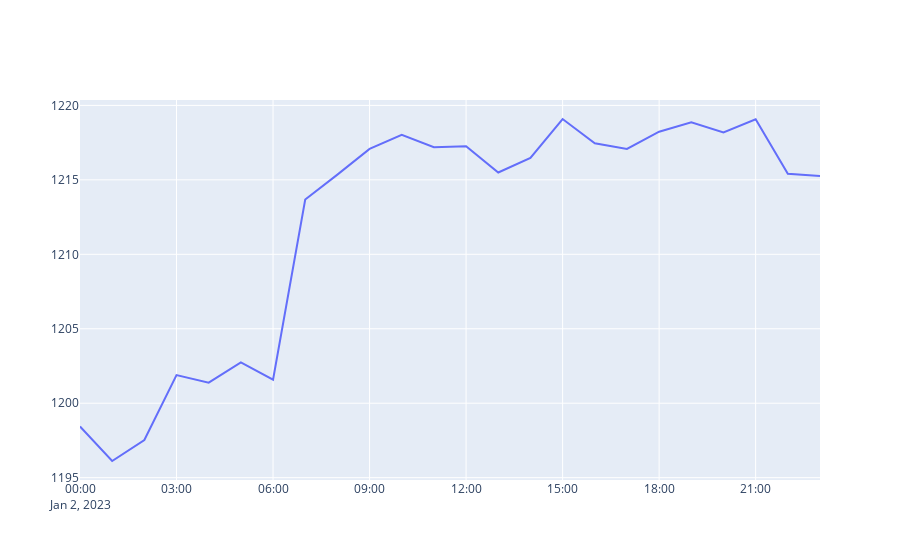
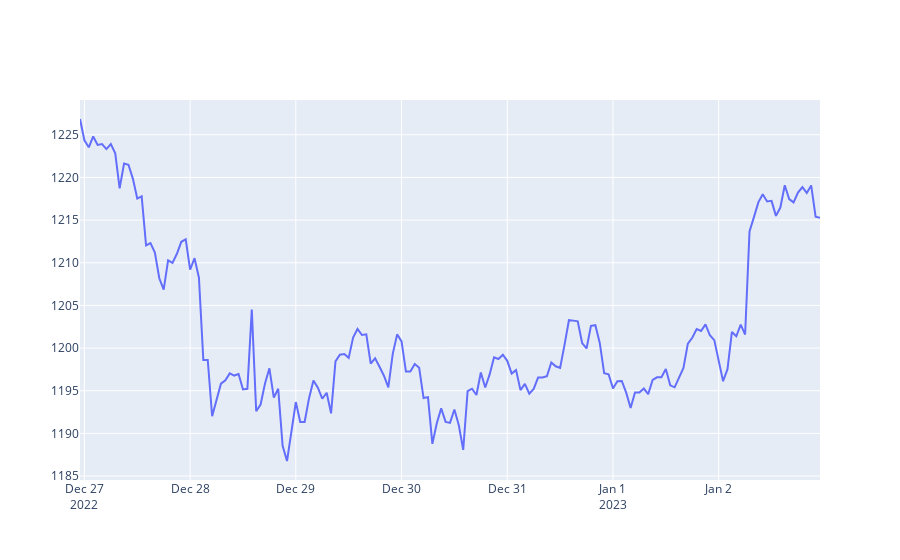
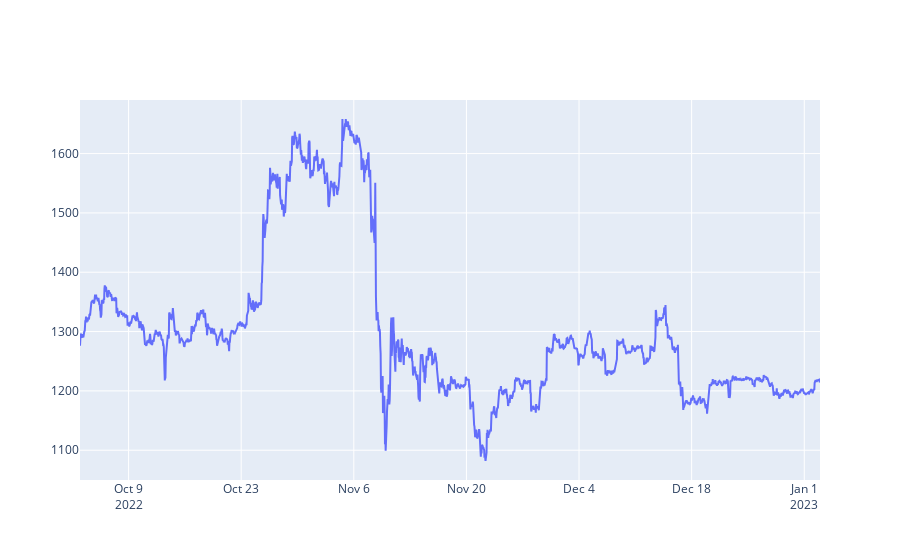
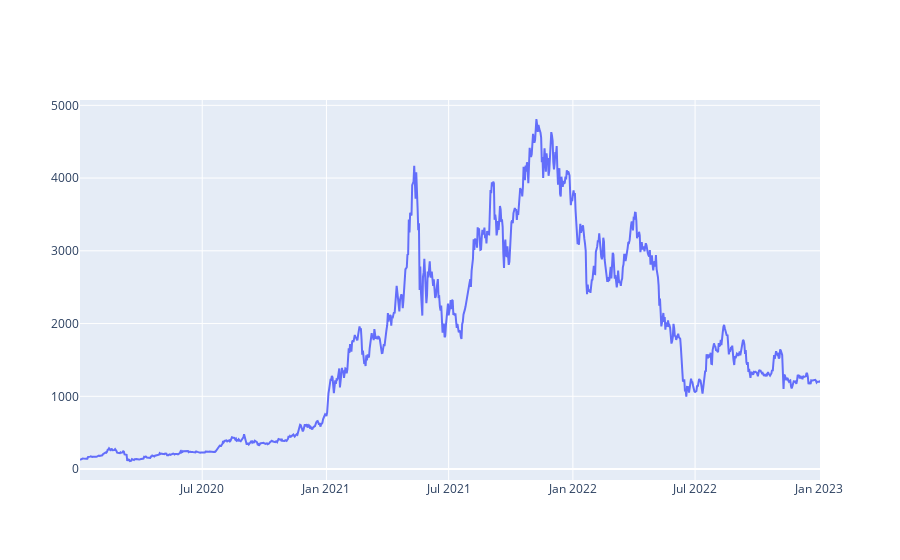

Write notebook code for charts like these, in order.
### Code cell
( getLine(getRates('ETH-USD',  '1d',  '1h')) )
( getLine(getRates('ETH-USD',  '1wk',  '1h')) )
( getLine(getRates('ETH-USD',  '3mo',  '1h')) )
( getLine(getRates('ETH-USD',  '3y',  '1d')) )

### Figure 1 — Plotly figure (JSON) as saved in the notebook; plotly's stock layout.template omitted (floating-point values rounded to 4 significant figures)
{"data": [{"x": ["2023-01-02T00:00:00", "2023-01-02T01:00:00", "2023-01-02T02:00:00", "2023-01-02T03:00:00", "2023-01-02T04:00:00", "2023-01-02T05:00:00", "2023-01-02T06:00:00", "2023-01-02T07:00:00", "2023-01-02T08:00:00", "2023-01-02T09:00:00", "2023-01-02T10:00:00", "2023-01-02T11:00:00", "2023-01-02T12:00:00", "2023-01-02T13:00:00", "2023-01-02T14:00:00", "2023-01-02T15:00:00", "2023-01-02T16:00:00", "2023-01-02T17:00:00", "2023-01-02T18:00:00", "2023-01-02T19:00:00", "2023-01-02T20:00:00", "2023-01-02T21:00:00", "2023-01-02T22:00:00", "2023-01-02T23:00:00"], "y": [1198.0, 1196.0, 1198.0, 1202.0, 1201.0, 1203.0, 1202.0, 1214.0, 1215.0, 1217.0, 1218.0, 1217.0, 1217.0, 1215.0, 1216.0, 1219.0, 1217.0, 1217.0, 1218.0, 1219.0, 1218.0, 1219.0, 1215.0, 1215.0], "type": "scatter"}], "layout": {"xaxis": {"type": "date", "range": ["2023-01-02", "2023-01-02 23:00"], "autorange": true}, "yaxis": {"type": "linear", "range": [1195.0, 1220.0], "autorange": true}, "autosize": true}}

### Figure 2 — Plotly figure (JSON) as saved in the notebook; plotly's stock layout.template omitted (floating-point values rounded to 4 significant figures; data arrays with more than 128 entries replaced by an {"elided": "..."} marker saying what was removed)
{"data": [{"x": {"elided": "169 str values"}, "y": {"elided": "169 float values"}, "type": "scatter"}], "layout": {"xaxis": {"type": "date", "range": ["2022-12-26 23:00", "2023-01-02 23:00"], "autorange": true}, "yaxis": {"type": "linear", "range": [1185.0, 1229.0], "autorange": true}, "autosize": true}}

### Figure 3 — Plotly figure (JSON) as saved in the notebook; plotly's stock layout.template omitted (floating-point values rounded to 4 significant figures; data arrays with more than 128 entries replaced by an {"elided": "..."} marker saying what was removed)
{"data": [{"x": {"elided": "2207 str values"}, "y": {"elided": "2207 float values"}, "type": "scatter"}], "layout": {"xaxis": {"type": "date", "range": ["2022-10-02 23:00", "2023-01-02 23:00"], "autorange": true}, "yaxis": {"type": "linear", "range": [1050.0, 1690.0], "autorange": true}, "autosize": true}}

### Figure 4 — Plotly figure (JSON) as saved in the notebook; plotly's stock layout.template omitted (floating-point values rounded to 4 significant figures; data arrays with more than 128 entries replaced by an {"elided": "..."} marker saying what was removed)
{"data": [{"x": {"elided": "1097 str values"}, "y": {"elided": "1097 float values"}, "type": "scatter"}], "layout": {"xaxis": {"type": "date", "range": ["2020-01-02", "2023-01-02"], "autorange": true}, "yaxis": {"type": "linear", "range": [-150.6, 5073.0], "autorange": true}, "autosize": true}}
